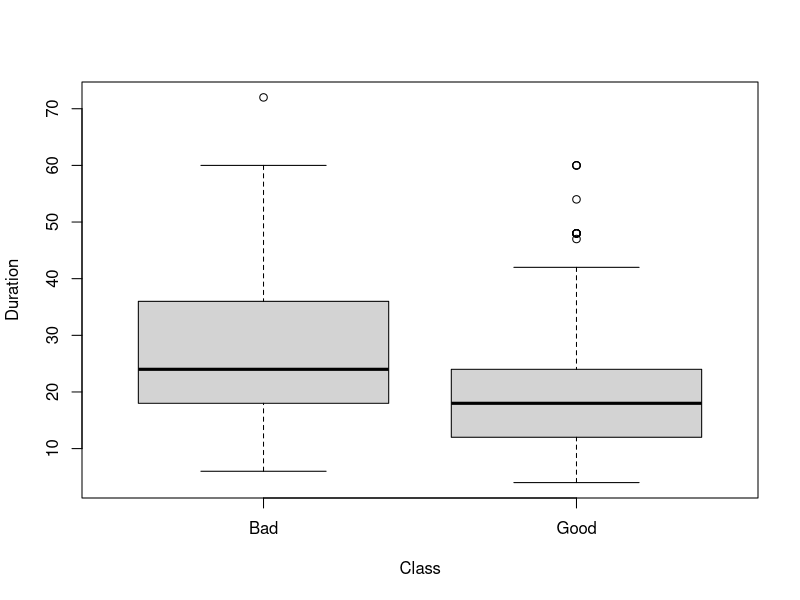
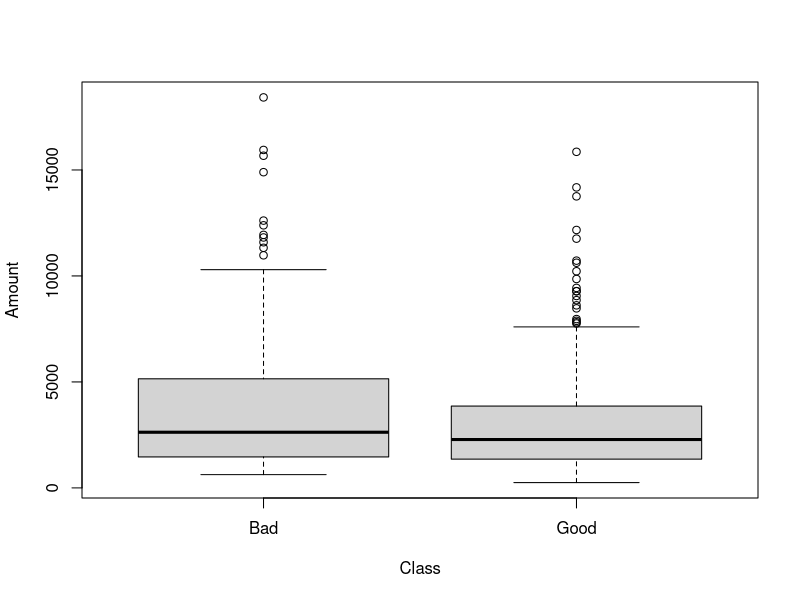

Write the R code that produced these figures, in order.
## ---- chunk 1
# Enter your name here: Pranav Sharma
## ---- chunk 2
# 1. I did this lab by myself, with help from the book and the professor.
#install.packages("kernlab")
library(kernlab)
#install.packages("caret")
library(caret)
## ---- chunk 3
data("GermanCredit")
subCredit <- GermanCredit[,1:10]
str(subCredit)
## ---- chunk 4
str(GermanCredit)
#help("GermanCredit")
#View(GermanCredit)
#summary(GermanCredit)

# the data frame has a total of 1000 observations with 62 observations. 62 observations means 62 columns when converted into a dataframe. We see almost all the observations of the datatype either int or num. All the 62 observations are various attributes of data from Dr. Hans Hoffman. 
## ---- chunk 5
set.seed(10)
trainList <- createDataPartition(y=subCredit$Class,p = 0.40,list = FALSE)
## ---- chunk 6
View(trainList)
nrow(trainList)
## ---- chunk 7
# Train list represents a subset of the data which is being selected from the German Credit dataset. This data will be used to train a machine learning model. That model would be used to predict the values of the test data. We have taken 40 percent of the data. We are take subCredit$Class from the GermanCredit Dataset
## ---- chunk 8
trainSet <- subCredit[trainList,]
#View(trainSet)
nrow(trainSet)
ncol(trainSet)
## ---- chunk 9
testSet<- subCredit[-trainList,]
#View(testSet)
nrow(testSet)
ncol(testSet)
## ---- chunk 10
#
boxplot(Duration ~ Class, data=trainSet)

boxplot(Amount ~ Class, data=trainSet)
## ---- chunk 11
help("ksvm")
svmModel<- ksvm(Class~.,data=trainSet, C=5, cross=3, prob.model=TRUE)
## ---- chunk 12
svmModel
# Cross validation error is 32 percent.It means accuracy is around 68-69 percent.  It can be considered a good model depending on the business requirements.
## ---- chunk 13
predOut <-predict(svmModel,newdata=testSet,type="response")
## ---- chunk 14
table(predOut,testSet$Class)
# on a rough estimate it looks like 30 percent error rate
## ---- chunk 15
sum(diag(table(predOut,testSet$Class)))/sum(table(predOut,testSet$Class))
## ---- chunk 16
confusionMatrix(predOut,testSet$Class)
# You can see the accuracy calculated here is the same as last question.
